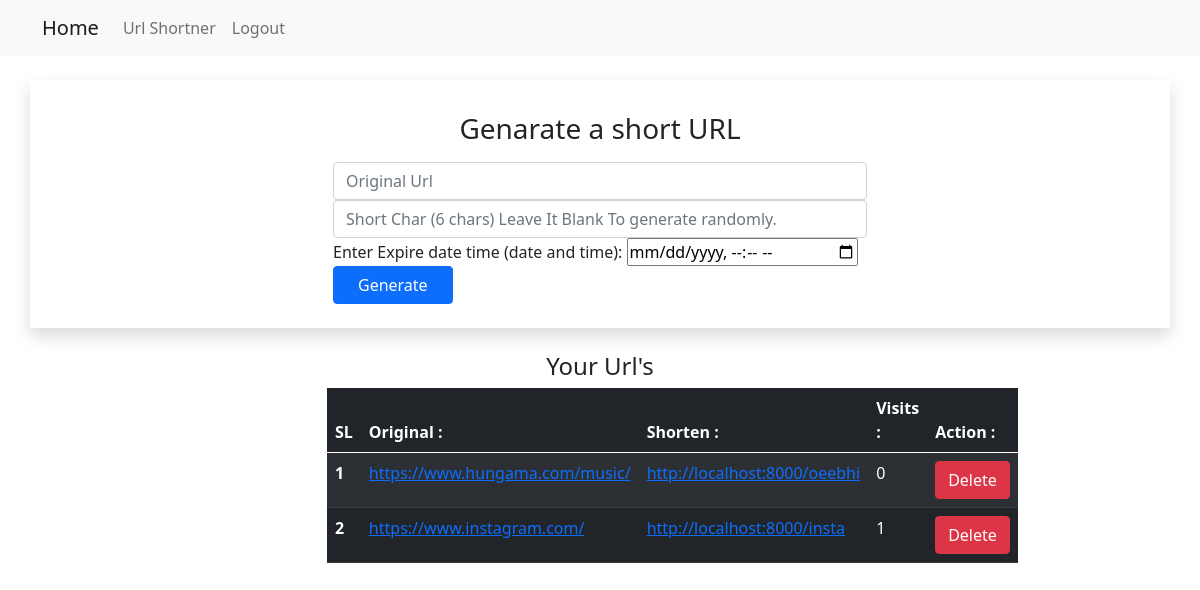
Screenshot of /shortner/ (signed in) with the database file from the repository.
### shortner/models.py (models this page shows)
class ShortUrl(models.Model):
    original_url = models.URLField(blank=False)
    short_query = models.CharField(blank=False, max_length=8)
    visits = models.IntegerField(default=0)
    user = models.ForeignKey(User, on_delete=models.CASCADE)
    date = models.DateTimeField(default=datetime.now, blank=True)
    expire_date = models.DateTimeField(default='', blank=True, null=True)

### shortner/views.py (the view)
# urls.py: path('shortner/', views.shortner, name="shortner"),
@login_required(login_url='/login/')
def shortner(request):
    usr = request.user
    urls = ShortUrl.objects.filter(user=usr)
    return render(request, 'shortner/shortner.html', {'urls': urls})

### shortner/templates/shortner/shortner.html (shortened to what this page needs)
{% extends 'shortner/base.html'%}
{% block content %}
<div class="container shadow p-4">
    <div class="row">
        <div class="col-12 text-center py-2">
            <h3>Genarate a short URL</h3>
        </div>
        <div class="col-10 col-sm-10 col-md-6 mx-auto">
            <form action="{% url 'generate' %}" method="POST">
                <div class="form-group">
                    <input type="url" name="original" class="form-control" placeholder="Original Url">
                </div>
                <div class="form-group">
                    <div class="input-group-prepend">
                        <input type="text" name="short" class="form-control"
                            placeholder="Short Char (6 chars) Leave It Blank To generate randomly." maxlength="6"
                            id="short">
                    </div>
                </div>
                <div class="form-group">
                    <label for="time">Enter Expire date time (date and time):</label>
                    <input type="datetime-local" id="time" name="time">
                </div>
                <div class="form-group">
                    <input type="submit" class="btn btn-primary px-4" value="Generate">
                </div>
            </form>
        </div>
    </div>
</div>
<div class="container my-4">
    <div class="row">
        <div class="col-12 text-center">
            <h4>Your Url's</h4>
        </div>
    </div>
    <div class="row justify-content-between">
        <div class="col-10 col-sm-10 col-md-6 mb-2 mx-auto">
            <table class="table table-dark table-striped">
                <thead>
                    <tr>
                        <th scope="col">SL</th>
                        <th scope="col">Original :</th>
                        <th scope="col">Shorten :</th>
                        <th scope="col">Visits :</th>
                        <th scope="col">Action :</th>
                    </tr>
                </thead>
                <tbody>
                    {% for u in urls %}
                    <tr>
                        <th scope="row">{{forloop.counter}}</th>
                        <td><a href="{{ u.original_url }}" target="_blank" class="">{{ u.original_url }}</a></td>
                        <td><a href="http://localhost:8000/{{ u.short_query }}" target="_blank"
                                class="">http://localhost:8000/{{ u.short_query }}</a></td>
                        <td>{{ u.visits }}</td>
                        <td>
                            <form action="{% url 'deleteurl' %}" method="post">
                                <input type="submit" class="btn btn-danger" value="Delete">
                            </form>
                        </td>
                    </tr>
                    {% endfor %}
                </tbody>
            </table>
        </div>
    </div>
</div>
{% endblock %}

### shortner/templates/shortner/base.html (style rules this page uses)
body { font-family: 'Segoe UI', Tahoma, Geneva, Verdana, sans-serif }

### rows the page displays
ShortUrl: original_url "https://www.hungama.com/music/", short_query "oeebhi", visits "0"
ShortUrl: original_url "https://www.instagram.com/", short_query "insta", visits "1"
